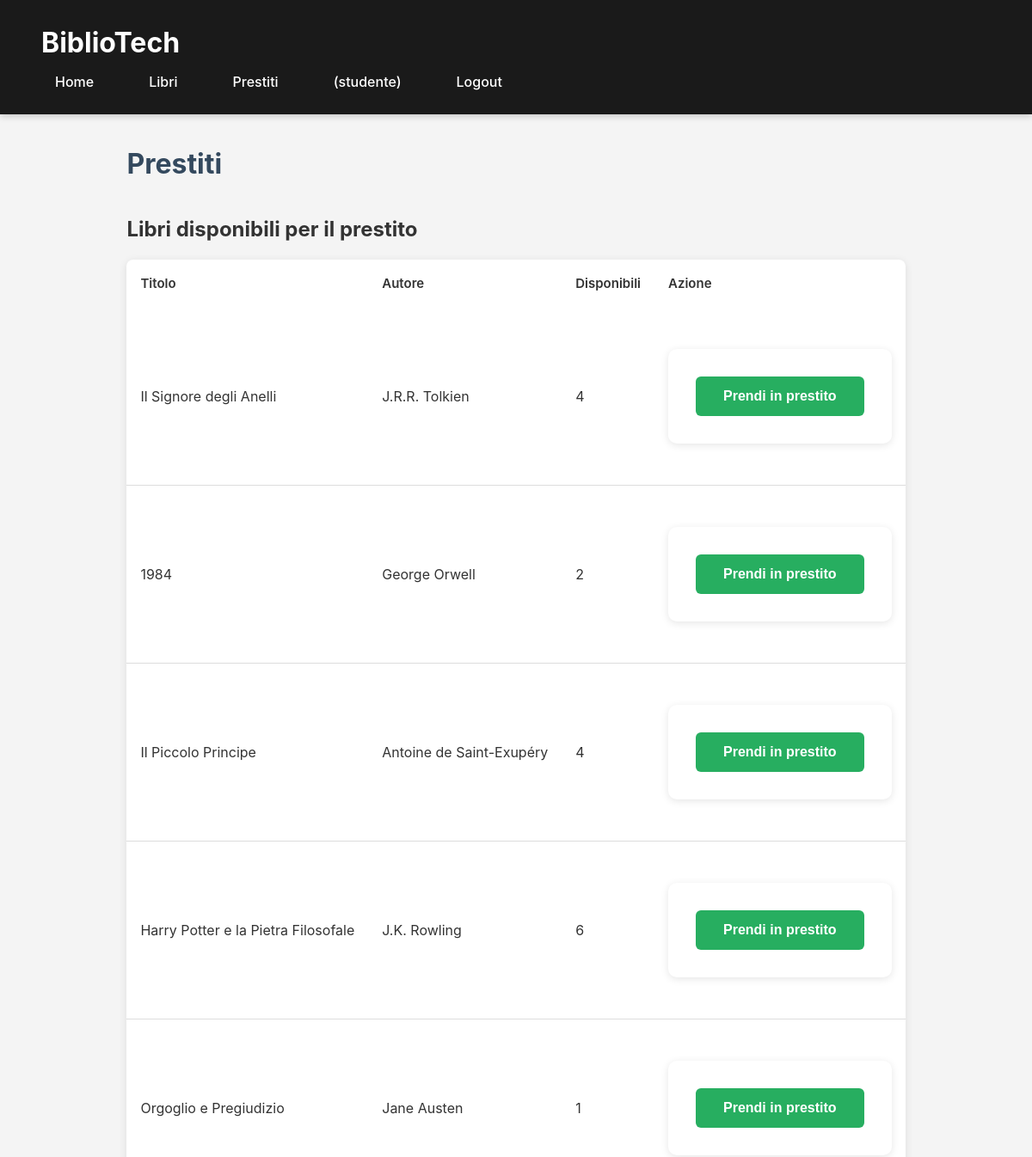
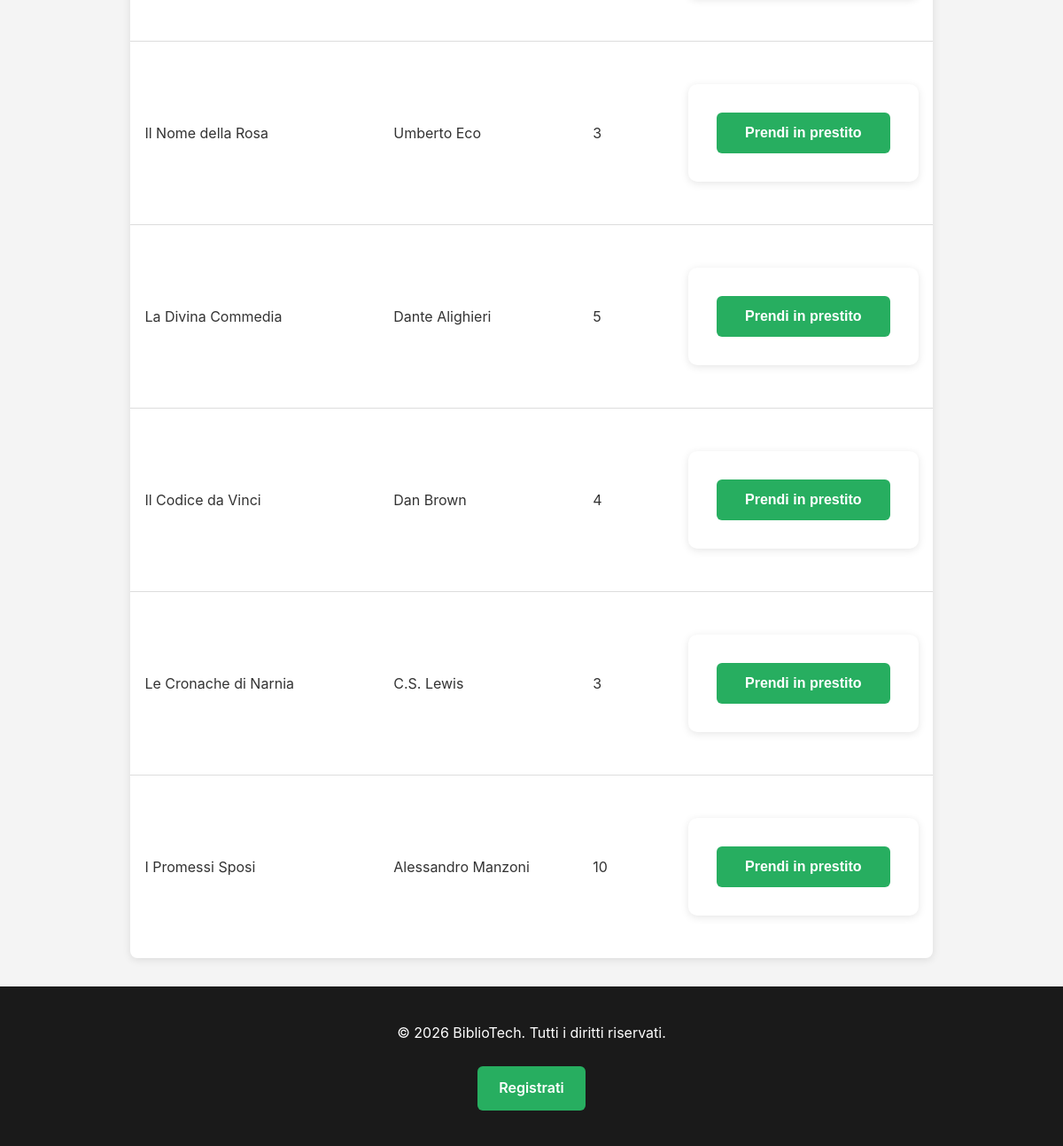
/root/src/prestiti.php (signed in), run on the app's committed database (2 pictures, top to bottom).
### tables this page shows
CREATE TABLE libri (
    id INT AUTO_INCREMENT PRIMARY KEY,
    titolo VARCHAR(500) NOT NULL,
    autore VARCHAR(255) NOT NULL,
    isbn VARCHAR(20) DEFAULT NULL,
    copie_totali INT NOT NULL DEFAULT 1 CHECK (copie_totali >= 0),
    copie_disponibili INT NOT NULL DEFAULT 1 CHECK (copie_disponibili >= 0),
    data_inserimento TIMESTAMP DEFAULT CURRENT_TIMESTAMP,
    INDEX idx_titolo (titolo),
    INDEX idx_autore (autore),
    INDEX idx_disponibilita (copie_disponibili),
    CONSTRAINT chk_copie CHECK (copie_disponibili <= copie_totali)
);

### root/src/prestiti.php (the view, shortened to what this page needs)
<?php
require 'config.php';
?>
<?php include 'header.php'; ?>
<div class="page-container">
    <h2>Prestiti</h2>
<?php if($_SESSION['ruolo'] === 'studente'): ?>
    <h3>Libri disponibili per il prestito</h3>
    <?php
    $libri = $conn->query("SELECT * FROM libri WHERE copie_disponibili > 0");
    ?>
    <table class="libri-table">
        <tr>
            <th>Titolo</th>
            <th>Autore</th>
            <th>Disponibili</th>
            <th>Azione</th>
        </tr>
        <?php while($row = $libri->fetch_assoc()): ?>
        <tr>
            <td><?php echo htmlspecialchars($row['titolo']); ?></td>
            <td><?php echo htmlspecialchars($row['autore']); ?></td>
            <td><?php echo $row['copie_disponibili']; ?></td>
            <td>
                <form method="POST" action="prestito.php">
                    <button class="button">Prendi in prestito</button>
                </form>
            </td>
        </tr>
        <?php endwhile; ?>
    </table>
<?php endif; ?>
</div>
<?php include 'footer.php'; ?>

### root/src/header.php (shortened to what this page needs)
<!DOCTYPE html>
<html lang="it">
<head>
    <link rel="stylesheet" href="assets/style.css">
</head>
<body>
<header>
    <h1>BiblioTech</h1>
    <nav>
        <ul>
            <li><a href="index.php">Home</a></li>
            <li><a href="libri.php">Libri</a></li>
            <li><a href="prestiti.php">Prestiti</a></li>
            <?php if(isset($_SESSION['user_id'])): ?>
                <li><a href="#">(<?php echo $_SESSION['ruolo']; ?>)</a></li>
                <li><a href="logout.php">Logout</a></li>
            <?php else: ?>
                <li><a href="login.php">Login</a></li>
                <li><a href="registrazione.php">Registrati</a></li>
            <?php endif; ?>
        </ul>
    </nav>
</header>

### root/src/footer.php
<footer>
    <p>&copy; <?php echo date('Y'); ?> BiblioTech. Tutti i diritti riservati.</p>
    <p><a href="registrazione.php" class="btn-register-footer">Registrati</a></p>
</footer>

### root/src/assets/style.css (style rules this page uses)
* { margin: 0; padding: 0; box-sizing: border-box; }
:root { --primary-color: #27ae60; --primary-hover: #2ecc71; --secondary-color: #34495e; --danger-color: #e74c3c; --warning-color: #f39c12; --info-color: #3498db; --success-color: #27ae60; --dark-bg: #1a1a1a; --light-bg: #f4f4f4; --white: #ffffff; --text-dark: #333333; --text-light: #666666; --border-color: #dddddd; --shadow: 0 2px 10px rgba(0,0,0,0.1); }
body { font-family: -apple-system, BlinkMacSystemFont, 'Segoe UI', 'Arial', sans-serif; background-color: var(--light-bg); color: var(--text-dark); line-height: 1.6; min-height: 100vh; display: flex; flex-direction: column; }
header { background-color: var(--dark-bg); color: var(--white); padding: 1.5rem 3rem; box-shadow: 0 2px 8px rgba(0,0,0,0.2); }
header h1 { font-size: 2rem; font-weight: 700; margin-bottom: 0.5rem; }
header nav ul { list-style: none; display: flex; gap: 2rem; align-items: center; }
header nav a { color: var(--white); text-decoration: none; font-weight: 500; transition: color 0.3s ease; padding: 0.5rem 1rem; border-radius: 4px; }
footer { background-color: var(--dark-bg); color: var(--white); padding: 2rem 3rem; text-align: center; margin-top: auto; }
footer p { margin: 0.5rem 0; }
footer a.btn-register-footer { display: inline-block; margin-top: 1rem; background-color: var(--primary-color); color: var(--white); padding: 0.75rem 1.5rem; border-radius: 6px; text-decoration: none; font-weight: 600; transition: all 0.3s ease; }
.page-container { max-width: 1200px; margin: 2rem auto; padding: 0 2rem; flex: 1; }
.page-container h2 { font-size: 2rem; margin-bottom: 1.5rem; color: var(--secondary-color); }
.page-container h3 { font-size: 1.5rem; margin: 2rem 0 1rem; color: var(--text-dark); }
form { max-width: 500px; margin: 2rem auto; background: var(--white); padding: 2rem; border-radius: 10px; box-shadow: var(--shadow); }
form button, .btn { display: inline-block; padding: 0.875rem 2rem; background-color: var(--primary-color); color: var(--white); border: none; border-radius: 6px; font-size: 1rem; font-weight: 600; cursor: pointer; text-decoration: none; text-align: center; transition: all 0.3s ease; }
.libri-table, .prestiti-table { width: 100%; border-collapse: collapse; background: var(--white); box-shadow: var(--shadow); border-radius: 8px; overflow: hidden; }
.libri-table th, .prestiti-table th { padding: 1rem; text-align: left; font-weight: 600; font-size: 0.9375rem; }
.libri-table td, .prestiti-table td { padding: 1rem; border-bottom: 1px solid var(--border-color); }
.libri-table tr:last-child td, .prestiti-table tr:last-child td { border-bottom: none; }

### data on the page
libri: titolo "Il Signore degli Anelli", autore "J.R.R. Tolkien", copie_disponibili "4"
libri: titolo "1984", autore "George Orwell", copie_disponibili "2"
libri: titolo "Il Piccolo Principe", autore "Antoine de Saint-Exupéry", copie_disponibili "4"
libri: titolo "Harry Potter e la Pietra Filosofale", autore "J.K. Rowling", copie_disponibili "6"
libri: titolo "Orgoglio e Pregiudizio", autore "Jane Austen", copie_disponibili "1"
libri: titolo "Il Nome della Rosa", autore "Umberto Eco", copie_disponibili "3"
libri: titolo "La Divina Commedia", autore "Dante Alighieri", copie_disponibili "5"
libri: titolo "Il Codice da Vinci", autore "Dan Brown", copie_disponibili "4"
libri: titolo "Le Cronache di Narnia", autore "C.S. Lewis", copie_disponibili "3"
libri: titolo "I Promessi Sposi", autore "Alessandro Manzoni", copie_disponibili "10"

### other printed values
$_SESSION['ruolo'] "studente"
